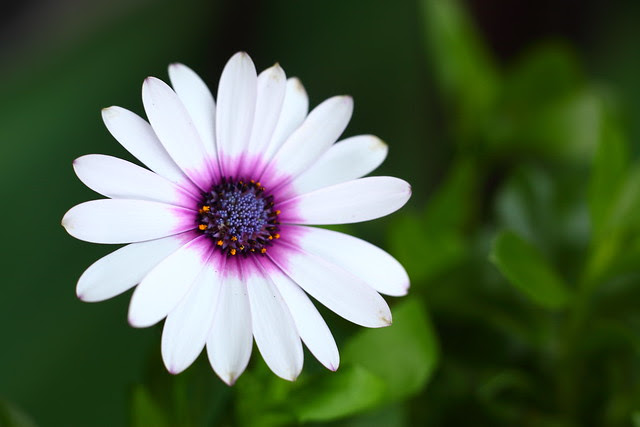
#> input picture sem6/IPMV/CODE/flower.jpg, 640 x 427 px, found by its file name
$ python filter.py
#> lines starting #> are read from the running program, lines starting #| are printed output that depends on the picture
import cv2
import numpy as np
import matplotlib.pylab as plt


# Gaussian noise
img = cv2.imread('D:\\college related\\Third year\\sem6\\IPMV\\CODE\\flower.jpg',0)
#> img: shape (427, 640); min 0, max 255, mean 91.7
cv2.imshow('image', img)
gaussian_noise = np.zeros((img.shape[0], img.shape[1]),dtype=np.uint8)
cv2.randn(gaussian_noise, 128, 20) #random noise
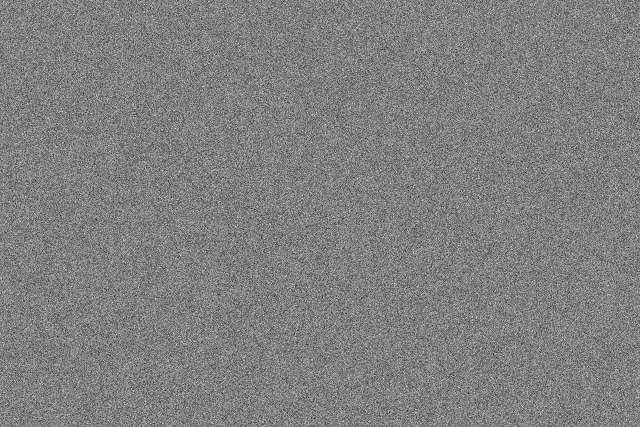
#> gaussian_noise: shape (427, 640); min 31, max 219, mean 128
# cv2.imshow('gaussian_noise',gaussian_noise)
# cv2.waitKey(0)

# uniform noise
uniform_noise = np.zeros((img.shape[0], img.shape[1]),dtype=np.uint8)
cv2.randu(uniform_noise,0,255)  # uniform noise
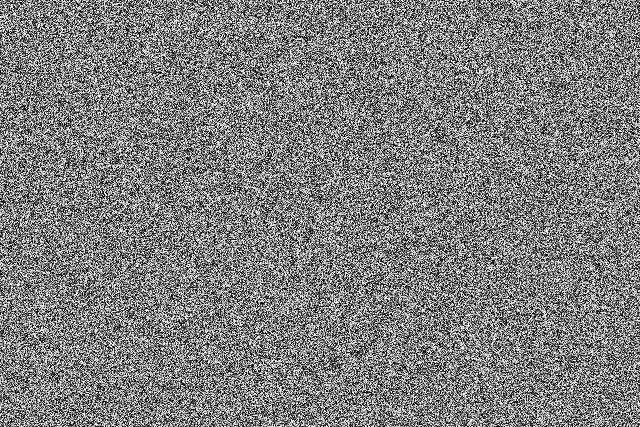
#> uniform_noise: shape (427, 640); min 0, max 254, mean 126.8
# cv2.imshow('Uniform noise',uniform_noise)
# cv2.waitKey(0)

#impulse noise
ret,impulse_noise = cv2.threshold(uniform_noise,250,255,cv2.THRESH_BINARY)
# cv2.imshow('impulse_noise',impulse_noise)
# cv2.waitKey(0)

plt.subplot(2,3,1)
plt.imshow(gaussian_noise, cmap="gray")
plt.title("gaussian_noise")

plt.subplot(2,3,2)
plt.imshow(uniform_noise, cmap="gray")
plt.title("Uniform noise")

plt.subplot(2,3,3)
plt.imshow(impulse_noise, cmap="gray")
plt.title("impulse_noise")

'/////////////////////////////Adding of noise to image////////////////////////////////////////////'
gaussian_noise = (gaussian_noise*0.5).astype(np.uint8)
noisy_image1 = cv2.add(img,gaussian_noise)
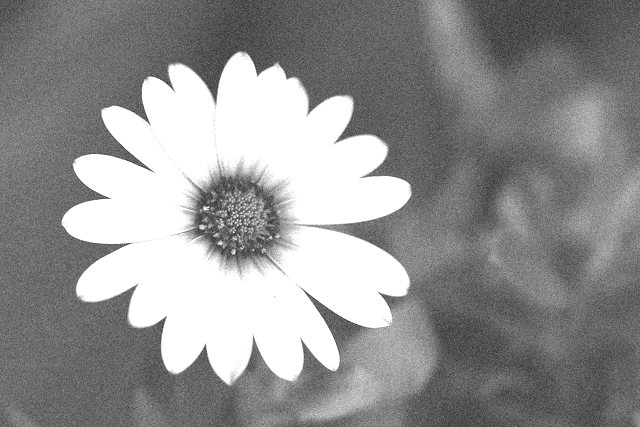
#> noisy_image1: shape (427, 640); min 40, max 255, mean 145.8
# cv2.imshow('gaussian_noise',noisy_image1)
# cv2.waitKey(0)

noisy_image2 = cv2.add(img,uniform_noise)
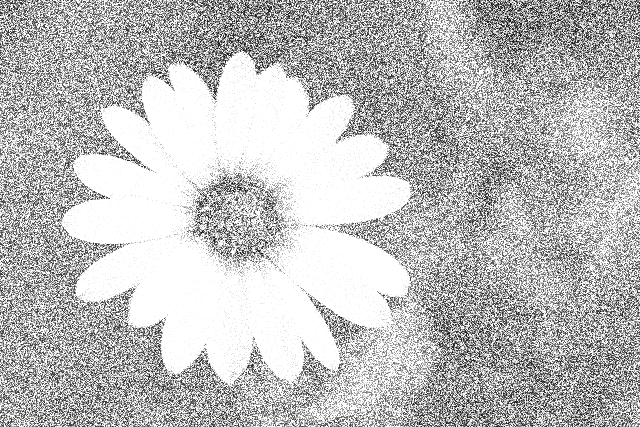
#> noisy_image2: shape (427, 640); min 2, max 255, mean 189.4
# cv2.imshow('Uniform_noise',noisy_image2)
# cv2.waitKey(0)

impulse_noise = (impulse_noise).astype(np.uint8)
noisy_image3 = cv2.add(img,impulse_noise)
# cv2.imshow('noisy_image3',noisy_image3)
# cv2.waitKey(0)

plt.subplot(2,3,4)
plt.imshow(noisy_image1, cmap="gray")
plt.title("gaussian_noise")

plt.subplot(2,3,5)
plt.imshow(noisy_image2, cmap="gray")
plt.title("Uniform noise")

plt.subplot(2,3,6)
plt.imshow(noisy_image3, cmap="gray")
plt.title("impulse_noise")
plt.show()
plt.close()
'/////////////////////////////////////filtering///////////////////////////////'
blurred1 = cv2.medianBlur(noisy_image1, 3)
blurred2 = cv2.medianBlur(noisy_image2, 3)
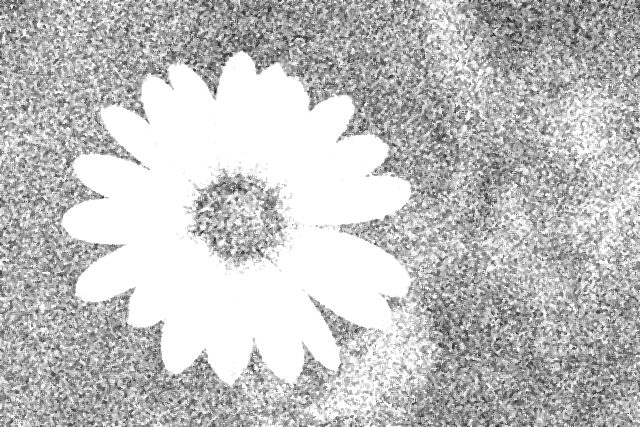
#> blurred2: shape (427, 640); min 26, max 255, mean 193.6
blurred3 = cv2.medianBlur(noisy_image3, 3)

image_gaussian_processed1 = cv2.GaussianBlur(noisy_image1,(5,5),1)
image_gaussian_processed2 = cv2.GaussianBlur(noisy_image2,(5,5),1)
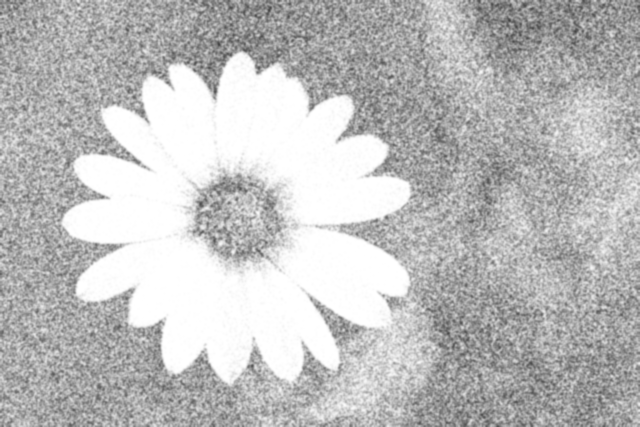
#> image_gaussian_processed2: shape (427, 640); min 67, max 255, mean 189.4
image_gaussian_processed3 = cv2.GaussianBlur(noisy_image3,(5,5),1)
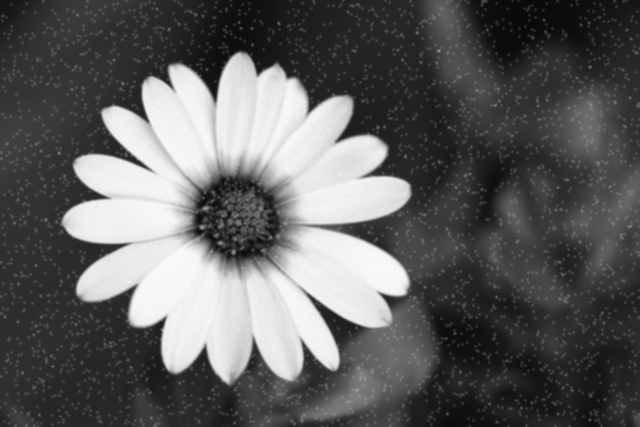
#> image_gaussian_processed3: shape (427, 640); min 9, max 249, mean 94.3

plt.subplot(2,3,1)
plt.imshow(blurred1, cmap="gray")
plt.title("gaussian_noise/median")

plt.subplot(2,3,2)
plt.imshow(blurred2, cmap="gray")
plt.title("uniform_noise/median")

plt.subplot(2,3,3)
plt.imshow(blurred3, cmap="gray")
plt.title("impulse_noise/median")

plt.subplot(2,3,4)
plt.imshow(image_gaussian_processed1, cmap="gray")
plt.title("gaussian_noise/gaussian")

plt.subplot(2,3,5)
plt.imshow(image_gaussian_processed2, cmap="gray")
plt.title("uniform_noise/gaussian")

plt.subplot(2,3,6)
plt.imshow(image_gaussian_processed3, cmap="gray")
plt.title("impulse_noise/gaussian")
plt.show()
